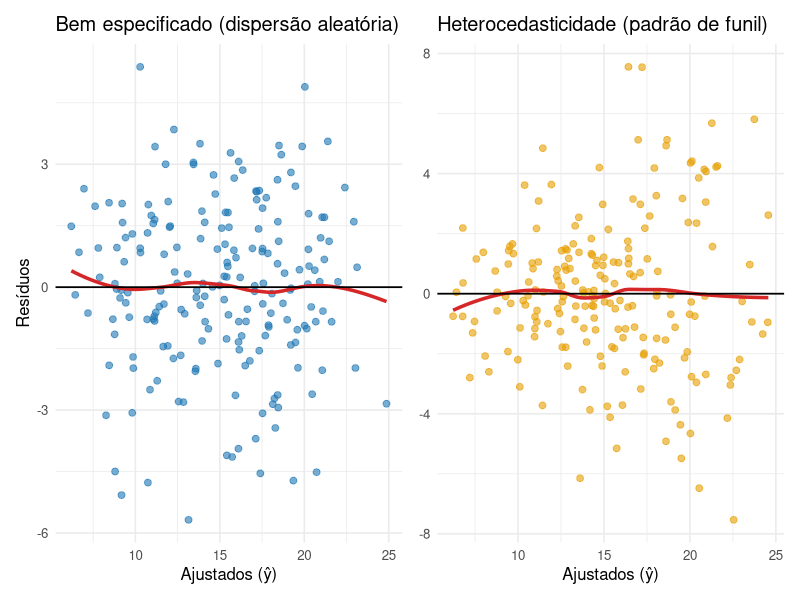
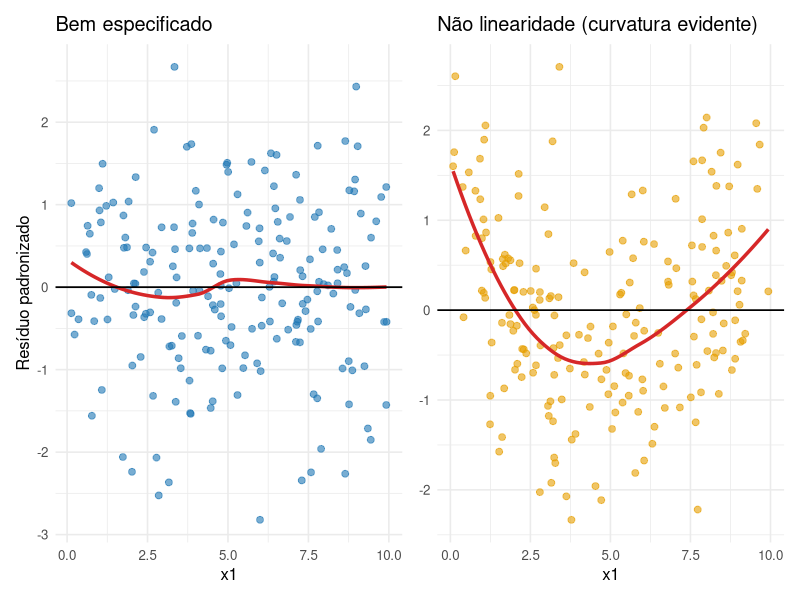
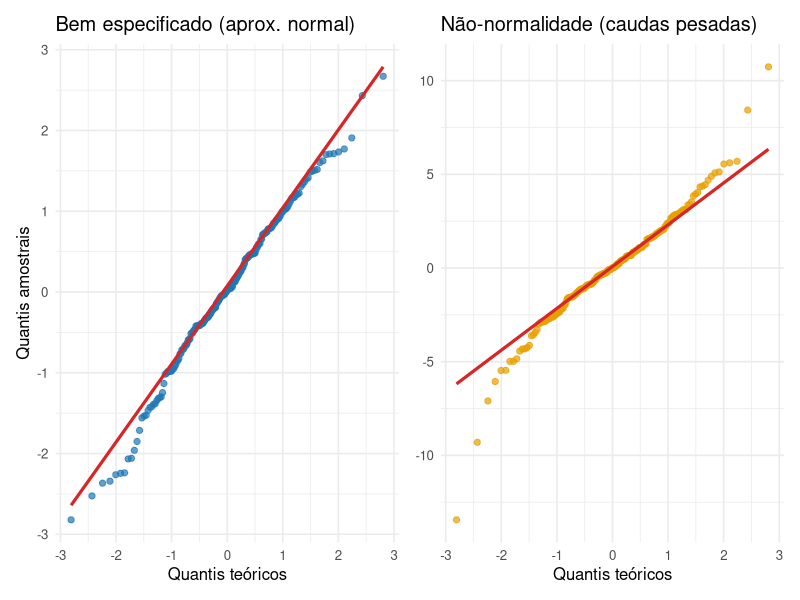
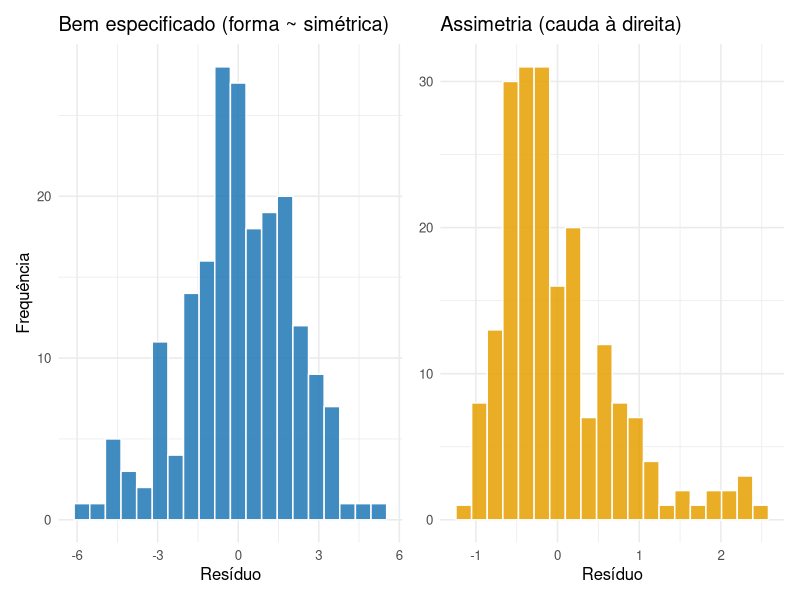
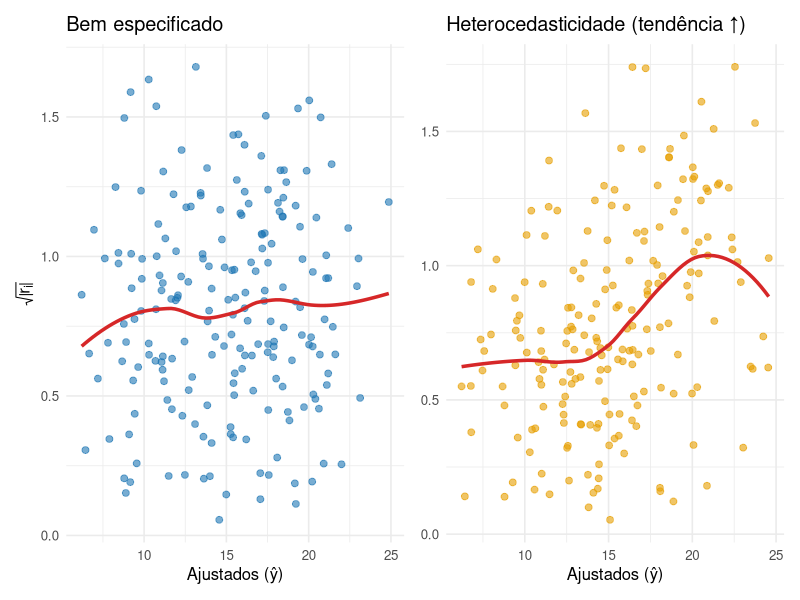
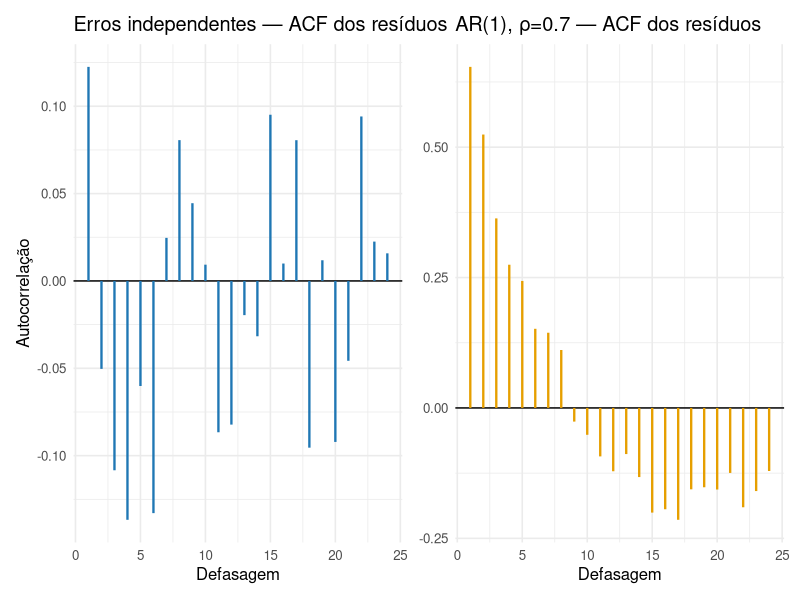
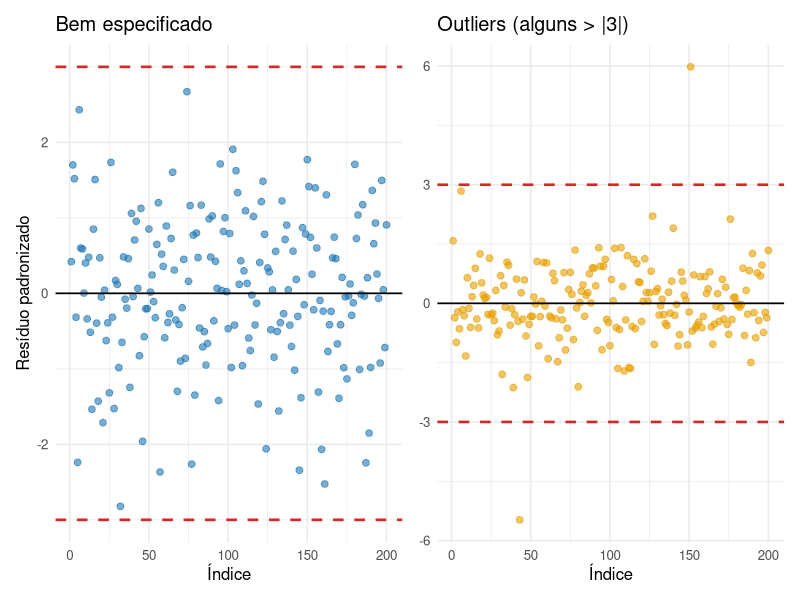
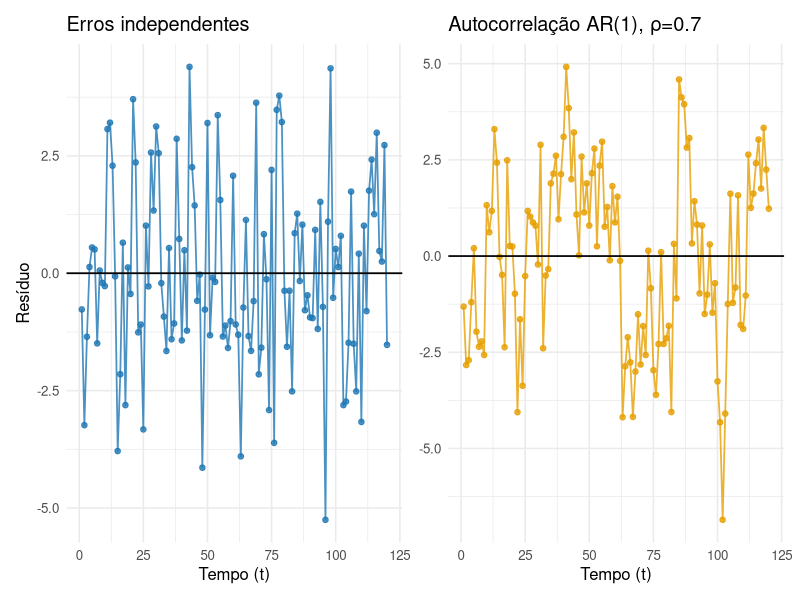

Source code (R) for these figures, in order:
## ---- chunk 1
#| echo: false
#| warning: false
#| message: false

# =========================
# 3.7 Diagnóstico (R)
# Conjunto de funções + geradores (equivalente ao Python)
# =========================

suppressPackageStartupMessages({
  library(dplyr)
  library(ggplot2)
  library(patchwork)
  library(MASS)       # rstudent()
})

# Paleta "python-like"
col_blue   <- "#1f77b4"
col_orange <- "#E69F00"
col_red    <- "#d62728"

# -------------------------
# Função auxiliar: ajuste + medidas de influência
# -------------------------
fit_ols <- function(df, formula = y ~ x1 + x2) {
  mod <- lm(formula, data = df)
  infl <- influence.measures(mod)   # cook.d, hat, dfbetas etc.
  
  hat   <- hatvalues(mod)
  resid <- residuals(mod)
  fitted <- fitted(mod)
  
  # "std_resid": semi-studentizado (interno)
  # rstandard(mod) usa sigma global e (1-h_ii)
  std_resid  <- rstandard(mod)
  
  # "stud_resid": studentizado externo (R-student)
  stud_resid <- rstudent(mod)
  
  cooks <- cooks.distance(mod)
  dfbetas_mat <- dfbetas(mod)  # n x (p+1)
  
  list(
    mod = mod,
    fitted = fitted,
    resid = resid,
    std_resid = std_resid,
    stud_resid = stud_resid,
    hat = hat,
    cooks = cooks,
    dfbetas = dfbetas_mat
  )
}

# -------------------------
# Geradores de cenários (equivalentes ao Python)
# -------------------------
make_ok <- function(n = 200, seed = 1) {
  set.seed(seed)
  x1 <- runif(n, 0, 10)
  x2 <- runif(n, 0, 10)
  eps <- rnorm(n, 0, 2.0)
  y <- 5 + 1.2*x1 + 0.8*x2 + eps
  tibble(y = y, x1 = x1, x2 = x2)
}

make_hetero <- function(n = 200, seed = 2) {
  set.seed(seed)
  x1 <- runif(n, 0, 10)
  x2 <- runif(n, 0, 10)
  sigma <- 0.8 + 0.35*x1
  eps <- rnorm(n, 0, sigma)
  y <- 5 + 1.2*x1 + 0.8*x2 + eps
  tibble(y = y, x1 = x1, x2 = x2)
}

make_nonlinear <- function(n = 200, seed = 3) {
  set.seed(seed)
  x1 <- runif(n, 0, 10)
  x2 <- runif(n, 0, 10)
  eps <- rnorm(n, 0, 2.0)
  y <- 5 + 1.2*x1 + 0.8*x2 + 0.15*(x1^2) + eps
  tibble(y = y, x1 = x1, x2 = x2)
}

make_heavy_tails <- function(n = 200, seed = 4, df = 3) {
  set.seed(seed)
  x1 <- runif(n, 0, 10)
  x2 <- runif(n, 0, 10)
  eps <- rt(n, df = df) * 2.0
  y <- 5 + 1.2*x1 + 0.8*x2 + eps
  tibble(y = y, x1 = x1, x2 = x2)
}

make_skew <- function(n = 200, seed = 5) {
  set.seed(seed)
  x1 <- runif(n, 0, 10)
  x2 <- runif(n, 0, 10)
  eps <- rlnorm(n, meanlog = 0, sdlog = 0.6)
  eps <- eps - exp(0 + 0.6^2/2) # centraliza
  y <- 5 + 1.2*x1 + 0.8*x2 + eps
  tibble(y = y, x1 = x1, x2 = x2)
}

make_influential <- function(n = 199, seed = 6) {
  set.seed(seed)
  x1 <- runif(n, 0, 10)
  x2 <- runif(n, 0, 10)
  eps <- rnorm(n, 0, 2.0)
  y <- 5 + 1.2*x1 + 0.8*x2 + eps
  df <- tibble(y = y, x1 = x1, x2 = x2)
  bind_rows(df, tibble(x1 = 25.0, x2 = 5.0, y = 5 + 1.2*25 + 0.8*5 + 18))
}
## ---- chunk 2
#| echo: false
#| warning: false
#| message: false
#| fig-cap: "Resíduos vs Ajustados: (esq.) modelo bem especificado; (dir.) heterocedasticidade (funil)."
#| fig-width: 12
#| fig-height: 4
#| dpi: 120
# =========================
# Resíduos vs Ajustados (OK vs Hetero)
# =========================

df_ok <- make_ok()
fit_ok <- fit_ols(df_ok)

df_he <- make_hetero()
fit_he <- fit_ols(df_he)

p_ok <- tibble(fitted = fit_ok$fitted, resid = fit_ok$resid) %>%
  ggplot(aes(x = fitted, y = resid)) +
  geom_point(alpha = 0.6, size = 2, color = col_blue) +
  geom_smooth(method = "loess", se = FALSE, linewidth = 1.2, color = col_red) +
  geom_hline(yintercept = 0, color = "black", linewidth = 0.6) +
  labs(
    title = "Bem especificado (dispersão aleatória)",
    x = "Ajustados (ŷ)",
    y = "Resíduos"
  ) +
  theme_minimal(base_size = 12)

p_he <- tibble(fitted = fit_he$fitted, resid = fit_he$resid) %>%
  ggplot(aes(x = fitted, y = resid)) +
  geom_point(alpha = 0.6, size = 2, color = col_orange) +
  geom_smooth(method = "loess", se = FALSE, linewidth = 1.2, color = col_red) +
  geom_hline(yintercept = 0, color = "black", linewidth = 0.6) +
  labs(
    title = "Heterocedasticidade (padrão de funil)",
    x = "Ajustados (ŷ)",
    y = NULL
  ) +
  theme_minimal(base_size = 12)

p_ok + p_he
## ---- chunk 3
#| echo: false
#| warning: false
#| message: false
#| fig-cap: "Resíduos padronizados vs x1: (esq.) modelo ok; (dir.) termo não linear omitido (curvatura)."
#| fig-width: 12
#| fig-height: 4
#| dpi: 120
# =========================
# Resíduos padronizados vs x1 (OK vs Não-linearidade)
# =========================

fit_ok <- fit_ols(df_ok)

df_nl <- make_nonlinear()
fit_nl <- fit_ols(df_nl)

p1 <- tibble(x1 = df_ok$x1, r = fit_ok$std_resid) %>%
  ggplot(aes(x = x1, y = r)) +
  geom_point(alpha = 0.6, size = 2, color = col_blue) +
  geom_smooth(method = "loess", se = FALSE, linewidth = 1.2, color = col_red) +
  geom_hline(yintercept = 0, color = "black", linewidth = 0.6) +
  labs(title = "Bem especificado", x = "x1", y = "Resíduo padronizado") +
  theme_minimal(base_size = 12)

p2 <- tibble(x1 = df_nl$x1, r = fit_nl$std_resid) %>%
  ggplot(aes(x = x1, y = r)) +
  geom_point(alpha = 0.6, size = 2, color = col_orange) +
  geom_smooth(method = "loess", se = FALSE, linewidth = 1.2, color = col_red) +
  geom_hline(yintercept = 0, color = "black", linewidth = 0.6) +
  labs(title = "Não linearidade (curvatura evidente)", x = "x1", y = NULL) +
  theme_minimal(base_size = 12)

p1 + p2
## ---- chunk 4
#| echo: false
#| fig-cap: "QQ-plot dos resíduos: (esq.) normalidade aproximada; (dir.) caudas pesadas."
#| fig-width: 12
#| fig-height: 4
#| dpi: 120
# =========================
# QQ-plot (OK vs Caudas pesadas)
# =========================

set.seed(1)
n <- 200
x1_ok <- runif(n, 0, 10); x2_ok <- runif(n, 0, 10)
y_ok  <- 5 + 1.2*x1_ok + 0.8*x2_ok + rnorm(n, 0, 2.0)

x1_t <- runif(n, 0, 10);  x2_t <- runif(n, 0, 10)
y_t  <- 5 + 1.2*x1_t + 0.8*x2_t + rt(n, df = 5)*2.0

df_ok2 <- tibble(y = y_ok, x1 = x1_ok, x2 = x2_ok)
df_t   <- tibble(y = y_t,  x1 = x1_t,  x2 = x2_t)

mod_ok2 <- lm(y ~ x1 + x2, data = df_ok2)
res_ok2 <- rstandard(mod_ok2)

mod_t <- lm(y ~ x1 + x2, data = df_t)
res_t <- residuals(mod_t)

pqq1 <- tibble(sample = res_ok2) %>%
  ggplot(aes(sample = sample)) +
  stat_qq(color = col_blue, alpha = 0.7, size = 1.8) +
  stat_qq_line(color = col_red, linewidth = 1.1) +
  labs(title = "Bem especificado (aprox. normal)", x = "Quantis teóricos", y = "Quantis amostrais") +
  theme_minimal(base_size = 12)

pqq2 <- tibble(sample = res_t) %>%
  ggplot(aes(sample = sample)) +
  stat_qq(color = col_orange, alpha = 0.7, size = 1.8) +
  stat_qq_line(color = col_red, linewidth = 1.1) +
  labs(title = "Não-normalidade (caudas pesadas)", x = "Quantis teóricos", y = NULL) +
  theme_minimal(base_size = 12)

pqq1 + pqq2
## ---- chunk 5
#| echo: false
#| fig-cap: "Histograma dos resíduos: (esq.) simétrico; (dir.) assimétrico (erro lognormal centralizado)."
#| fig-width: 12
#| fig-height: 4
#| dpi: 120
# =========================
# Histograma (OK vs Assimetria)
# =========================

fit_ok <- fit_ols(df_ok)

df_sk <- make_skew()
fit_sk <- fit_ols(df_sk)

h1 <- tibble(res = fit_ok$resid) %>%
  ggplot(aes(x = res)) +
  geom_histogram(bins = 20, color = "white", alpha = 0.85, fill = col_blue) +
  labs(title = "Bem especificado (forma ~ simétrica)", x = "Resíduo", y = "Frequência") +
  theme_minimal(base_size = 12)

h2 <- tibble(res = fit_sk$resid) %>%
  ggplot(aes(x = res)) +
  geom_histogram(bins = 20, color = "white", alpha = 0.85, fill = col_orange) +
  labs(title = "Assimetria (cauda à direita)", x = "Resíduo", y = NULL) +
  theme_minimal(base_size = 12)

h1 + h2
## ---- chunk 6
#| echo: false
#| warning: false
#| message: false
#| fig-cap: "Spread–Location (√|res| vs ajustados): (esq.) aleatório; (dir.) tendência ascendente (hetero)."
#| fig-width: 12
#| fig-height: 4
#| dpi: 120
# =========================
# Spread-Location (OK vs Hetero)
# =========================

sqrt_abs_ok <- sqrt(abs(fit_ok$std_resid))
sqrt_abs_he <- sqrt(abs(fit_he$std_resid))

sl1 <- tibble(fitted = fit_ok$fitted, v = sqrt_abs_ok) %>%
  ggplot(aes(x = fitted, y = v)) +
  geom_point(alpha = 0.6, size = 2, color = col_blue) +
  geom_smooth(method = "loess", se = FALSE, linewidth = 1.2, color = col_red) +
  labs(title = "Bem especificado", x = "Ajustados (ŷ)", y = expression(sqrt(abs(r[i])))) +
  theme_minimal(base_size = 12)

sl2 <- tibble(fitted = fit_he$fitted, v = sqrt_abs_he) %>%
  ggplot(aes(x = fitted, y = v)) +
  geom_point(alpha = 0.6, size = 2, color = col_orange) +
  geom_smooth(method = "loess", se = FALSE, linewidth = 1.2, color = col_red) +
  labs(title = "Heterocedasticidade (tendência ↑)", x = "Ajustados (ŷ)", y = NULL) +
  theme_minimal(base_size = 12)

sl1 + sl2
## ---- chunk 7
#| echo: false
#| warning: false
#| message: false
#| fig-cap: "Figura R8 — ACF dos resíduos: (esq.) erros independentes; (dir.) autocorrelação AR(1) evidente."
#| fig-width: 12
#| fig-height: 4
#| dpi: 120
# =========================
# ACF dos resíduos (IID vs AR1)
# =========================

set.seed(101)
n_t <- 120
x1_t <- seq(0, 10, length.out = n_t)
x2_t <- runif(n_t, 0, 10)

# erros iid
eps_iid <- rnorm(n_t, 0, 2)
y_ok_t  <- 5 + 1.2*x1_t + 0.8*x2_t + eps_iid

# erros AR(1)
rho <- 0.7
u <- rnorm(n_t, 0, 2)
eps_ar <- numeric(n_t)
for (t in 2:n_t) eps_ar[t] <- rho*eps_ar[t-1] + u[t]
y_bad_t <- 5 + 1.2*x1_t + 0.8*x2_t + eps_ar

df_t_ok  <- tibble(y = y_ok_t,  x1 = x1_t, x2 = x2_t)
df_t_bad <- tibble(y = y_bad_t, x1 = x1_t, x2 = x2_t)

res_ok_t  <- residuals(lm(y ~ x1 + x2, data = df_t_ok))
res_bad_t <- residuals(lm(y ~ x1 + x2, data = df_t_bad))

acf1 <- tibble(lag = 1:24, acf = acf(res_ok_t,  lag.max = 24, plot = FALSE)$acf[-1]) %>%
  ggplot(aes(x = lag, y = acf)) +
  geom_hline(yintercept = 0, color = "black", linewidth = 0.5) +
  geom_segment(aes(xend = lag, yend = 0), color = col_blue, linewidth = 0.8) +
  labs(title = "Erros independentes — ACF dos resíduos", x = "Defasagem", y = "Autocorrelação") +
  theme_minimal(base_size = 12)

acf2 <- tibble(lag = 1:24, acf = acf(res_bad_t, lag.max = 24, plot = FALSE)$acf[-1]) %>%
  ggplot(aes(x = lag, y = acf)) +
  geom_hline(yintercept = 0, color = "black", linewidth = 0.5) +
  geom_segment(aes(xend = lag, yend = 0), color = col_orange, linewidth = 0.8) +
  labs(title = "AR(1), ρ=0.7 — ACF dos resíduos", x = "Defasagem", y = NULL) +
  theme_minimal(base_size = 12)

acf1 + acf2
## ---- chunk 8
#| echo: false
#| fig-cap: "Resíduos padronizados vs índice: (esq.) sem extremos; (dir.) outliers evidentes (|r|>3)."
#| fig-width: 12
#| fig-height: 4
#| dpi: 120
# =========================
# Resíduos padronizados vs índice (OK vs Outliers)
# =========================

idx_ok <- seq_along(fit_ok$std_resid)

df_out <- make_ok(seed = 9)
df_out$y[c(6, 43, 151)] <- df_out$y[c(6, 43, 151)] + c(10, -11, 12)
fit_out <- fit_ols(df_out)
idx_out <- seq_along(fit_out$std_resid)

r1 <- tibble(i = idx_ok, r = fit_ok$std_resid) %>%
  ggplot(aes(x = i, y = r)) +
  geom_point(alpha = 0.6, size = 2, color = col_blue) +
  geom_hline(yintercept = 0, color = "black", linewidth = 0.6) +
  geom_hline(yintercept = c(-3, 3), linetype = "dashed", color = col_red, linewidth = 0.9) +
  labs(title = "Bem especificado", x = "Índice", y = "Resíduo padronizado") +
  theme_minimal(base_size = 12)

r2 <- tibble(i = idx_out, r = fit_out$std_resid) %>%
  ggplot(aes(x = i, y = r)) +
  geom_point(alpha = 0.6, size = 2, color = col_orange) +
  geom_hline(yintercept = 0, color = "black", linewidth = 0.6) +
  geom_hline(yintercept = c(-3, 3), linetype = "dashed", color = col_red, linewidth = 0.9) +
  labs(title = "Outliers (alguns > |3|)", x = "Índice", y = NULL) +
  theme_minimal(base_size = 12)

r1 + r2
## ---- chunk 9
#| echo: false
#| warning: false
#| message: false
#| fig-cap: "Resíduos vs tempo: (esq.) sem autocorrelação; (dir.) padrão típico de erro AR(1)."
#| fig-width: 12
#| fig-height: 4
#| dpi: 120
# =========================
# Resíduos vs tempo (IID vs AR1)
# =========================

fit_t_ok  <- fit_ols(df_t_ok)
fit_t_bad <- fit_ols(df_t_bad)

pt1 <- tibble(t = 1:n_t, resid = fit_t_ok$resid) %>%
  ggplot(aes(x = t, y = resid)) +
  geom_line(alpha = 0.8, linewidth = 0.6, color = col_blue) +
  geom_point(alpha = 0.8, size = 1.6, color = col_blue) +
  geom_hline(yintercept = 0, color = "black", linewidth = 0.6) +
  labs(title = "Erros independentes", x = "Tempo (t)", y = "Resíduo") +
  theme_minimal(base_size = 12)

pt2 <- tibble(t = 1:n_t, resid = fit_t_bad$resid) %>%
  ggplot(aes(x = t, y = resid)) +
  geom_line(alpha = 0.8, linewidth = 0.6, color = col_orange) +
  geom_point(alpha = 0.8, size = 1.6, color = col_orange) +
  geom_hline(yintercept = 0, color = "black", linewidth = 0.6) +
  labs(title = "Autocorrelação AR(1), ρ=0.7", x = "Tempo (t)", y = NULL) +
  theme_minimal(base_size = 12)

pt1 + pt2
## ---- chunk 10
#| echo: false
#| warning: false
#| message: false
#| fig-cap: "Resíduos vs variável omitida: (esq.) ruído aleatório; (dir.) tendência clara sugere variável ausente."
#| fig-width: 12
#| fig-height: 4
#| dpi: 120

suppressPackageStartupMessages({
  library(dplyr)
  library(ggplot2)
  library(patchwork)
})

set.seed(2025)

n_om <- 180
x1_o <- runif(n_om, 0, 10)
x2_o <- runif(n_om, 0, 10)
x3_o <- runif(n_om, 0, 8)
eps_o <- rnorm(n_om, 0, 2)

y_true <- 5 + 1.2*x1_o + 0.8*x2_o + 1.5*x3_o + eps_o

df_ok_om  <- tibble(y = y_true, x1 = x1_o, x2 = x2_o, x3 = x3_o)
df_bad_om <- dplyr::select(df_ok_om, -x3)   # <- evita conflito com select()

mod_ok  <- lm(y ~ x1 + x2 + x3, data = df_ok_om)
mod_bad <- lm(y ~ x1 + x2,      data = df_bad_om)

df_plot_ok <- df_ok_om %>% mutate(resid = resid(mod_ok))
df_plot_bd <- df_ok_om %>% mutate(resid = resid(mod_bad))  # usa x3 para revelar padrão

col_blue   <- "steelblue"
col_orange <- "darkorange2"
col_red    <- "red"

p1 <- ggplot(df_plot_ok, aes(x = x3, y = resid)) +
  geom_point(alpha = 0.6, size = 2, color = col_blue) +
  geom_smooth(method = "loess", formula = y ~ x, se = FALSE, linewidth = 1.2, color = col_red) +
  geom_hline(yintercept = 0, color = "black", linewidth = 0.6) +
  labs(
    title = "Modelo completo — resíduos aleatórios",
    x = "x3 (variável explicativa)",
    y = "Resíduo"
  ) +
  theme_minimal(base_size = 12)

p2 <- ggplot(df_plot_bd, aes(x = x3, y = resid)) +
  geom_point(alpha = 0.6, size = 2, color = col_orange) +
  geom_smooth(method = "loess", formula = y ~ x, se = FALSE, linewidth = 1.2, color = col_red) +
  geom_hline(yintercept = 0, color = "black", linewidth = 0.6) +
  labs(
    title = "x3 omitida — padrão sistemático nos resíduos",
    x = "x3 (variável omitida)",
    y = NULL
  ) +
  theme_minimal(base_size = 12)

p1 + p2
## ---- chunk 11
#| echo: false
#| fig-cap: "Alavancagem vs R-student: (esq.) sem pontos críticos; (dir.) ponto de alta alavancagem e Cook alto."
#| fig-width: 12
#| fig-height: 4
#| dpi: 120
# =========================
# Influence plot: hat vs R-student, marcando top Cook
# =========================

fit_ok  <- fit_ols(df_ok)
df_inf  <- make_influential()
fit_inf <- fit_ols(df_inf)

make_infl_df <- function(fit, color) {
  tibble(
    hat = fit$hat,
    stud = fit$stud_resid,
    cooks = fit$cooks,
    idx = seq_along(fit$hat),
    col = color
  )
}

d_ok  <- make_infl_df(fit_ok,  col_blue)
d_inf <- make_infl_df(fit_inf, col_orange)

top_idx_ok  <- d_ok$idx[order(d_ok$cooks, decreasing = TRUE)][1:min(3, nrow(d_ok))]
top_idx_inf <- d_inf$idx[order(d_inf$cooks, decreasing = TRUE)][1:min(3, nrow(d_inf))]

p_ok_inf <- ggplot(d_ok, aes(x = hat, y = stud)) +
  geom_point(alpha = 0.65, size = 2, color = col_blue) +
  geom_hline(yintercept = 0, color = "black", linewidth = 0.6) +
  geom_hline(yintercept = c(-2, 2), linetype = "dashed", color = "gray50", linewidth = 0.6) +
  geom_point(data = filter(d_ok, idx %in% top_idx_ok),
             aes(x = hat, y = stud), shape = 21, fill = NA, color = "black", size = 3.2, stroke = 1) +
  geom_text(data = filter(d_ok, idx %in% top_idx_ok),
            aes(label = idx), nudge_x = 0.01, nudge_y = 0.15, size = 3) +
  labs(title = "Bem especificado (sem influentes marcantes)",
       x = "Alavancagem (hii)", y = "Resíduo studentizado") +
  theme_minimal(base_size = 12)

p_inf_inf <- ggplot(d_inf, aes(x = hat, y = stud)) +
  geom_point(alpha = 0.65, size = 2, color = col_orange) +
  geom_hline(yintercept = 0, color = "black", linewidth = 0.6) +
  geom_hline(yintercept = c(-2, 2), linetype = "dashed", color = "gray50", linewidth = 0.6) +
  geom_point(data = filter(d_inf, idx %in% top_idx_inf),
             aes(x = hat, y = stud), shape = 21, fill = NA, color = "black", size = 3.2, stroke = 1) +
  geom_text(data = filter(d_inf, idx %in% top_idx_inf),
            aes(label = idx), nudge_x = 0.01, nudge_y = 0.15, size = 3) +
  labs(title = "Ponto influente (alta alavancagem + |res|)",
       x = "Alavancagem (hii)", y = NULL) +
  theme_minimal(base_size = 12)

p_ok_inf + p_inf_inf
## ---- chunk 12
#| echo: false
#| warning: false
#| message: false
#| fig-cap: "Distância de Cook — (esq.) modelo bem especificado; (dir.) com ponto influente evidente (linha 4/n)."
#| fig-width: 10
#| fig-height: 4
#| dpi: 120
# =========================
# Cook's distance (OK vs Influente)
# =========================

cook_df <- function(fit, color) {
  tibble(
    idx = seq_along(fit$cooks),
    cooks = fit$cooks,
    color = color
  )
}

c_ok  <- cook_df(fit_ok,  col_blue)
c_inf <- cook_df(fit_inf, col_orange)

thr <- 4 / nrow(c_inf)

pc1 <- ggplot(c_ok, aes(x = idx, y = cooks)) +
  geom_segment(aes(xend = idx, yend = 0), color = col_blue, linewidth = 0.7) +
  geom_point(color = col_blue, size = 1.6, alpha = 0.8) +
  labs(title = "Bem especificado", x = "Índice", y = "Cook's D") +
  theme_minimal(base_size = 12)

pc2 <- ggplot(c_inf, aes(x = idx, y = cooks)) +
  geom_segment(aes(xend = idx, yend = 0), color = col_orange, linewidth = 0.7) +
  geom_point(color = col_orange, size = 1.6, alpha = 0.8) +
  geom_hline(yintercept = thr, linetype = "dashed", color = "gray50", linewidth = 0.8) +
  annotate("text", x = max(c_inf$idx)*0.8, y = thr*1.1,
           label = paste0("4/n ≈ ", sprintf("%.3f", thr)),
           size = 3, color = "gray30") +
  labs(title = "Ponto influente evidente", x = "Índice", y = NULL) +
  theme_minimal(base_size = 12)

pc1 + pc2
## ---- chunk 13
#| echo: false
#| warning: false
#| message: false
#| fig-cap: "|DFFITS| — (esq.) modelo bem especificado; (dir.) com ponto influente. Linhas: 2*sqrt(p/n)."
#| fig-width: 10
#| fig-height: 4
#| dpi: 120
# =========================
# DFFITS (OK vs Influente)
# =========================

dff_ok  <- dffits(fit_ok$mod)
dff_inf <- dffits(fit_inf$mod)

p_ok  <- length(coef(fit_ok$mod))  # inclui intercepto
n_ok  <- nobs(fit_ok$mod)
p_inf <- length(coef(fit_inf$mod))
n_inf <- nobs(fit_inf$mod)

thr_ok  <- 2 * sqrt(p_ok / n_ok)
thr_inf <- 2 * sqrt(p_inf / n_inf)

d1 <- tibble(idx = seq_along(dff_ok),  d = abs(dff_ok))
d2 <- tibble(idx = seq_along(dff_inf), d = abs(dff_inf))

pd1 <- ggplot(d1, aes(x = idx, y = d)) +
  geom_segment(aes(xend = idx, yend = 0), color = col_blue, linewidth = 0.7) +
  geom_point(color = col_blue, size = 1.6, alpha = 0.8) +
  geom_hline(yintercept = thr_ok, linetype = "dashed", color = "gray50", linewidth = 0.8) +
  labs(title = "Bem especificado", x = "Índice", y = "|DFFITS|") +
  theme_minimal(base_size = 12)

pd2 <- ggplot(d2, aes(x = idx, y = d)) +
  geom_segment(aes(xend = idx, yend = 0), color = col_orange, linewidth = 0.7) +
  geom_point(color = col_orange, size = 1.6, alpha = 0.8) +
  geom_hline(yintercept = thr_inf, linetype = "dashed", color = "gray50", linewidth = 0.8) +
  labs(title = "Ponto influente", x = "Índice", y = NULL) +
  theme_minimal(base_size = 12)

pd1 + pd2
## ---- chunk 14
#| echo: false
#| fig-cap: "DFBETAS por parâmetro: (esq.) bem especificado; (dir.) observação impacta fortemente os coeficientes."
#| fig-width: 12
#| fig-height: 4.6
#| dpi: 120
# =========================
# DFBETAS (OK vs Influente)
# =========================

dfb_ok  <- as.data.frame(abs(fit_ok$dfbetas))
dfb_inf <- as.data.frame(abs(fit_inf$dfbetas))

dfb_ok$idx  <- seq_len(nrow(dfb_ok))
dfb_inf$idx <- seq_len(nrow(dfb_inf))

# nomes (Intercept, x1, x2) conforme lm()
nm <- colnames(fit_ok$dfbetas)

dfb_ok_long <- dfb_ok %>%
  dplyr::select(idx, all_of(nm)) %>%
  tidyr::pivot_longer(-idx, names_to = "param", values_to = "val")

dfb_inf_long <- dfb_inf %>%
  dplyr::select(idx, all_of(nm)) %>%
  tidyr::pivot_longer(-idx, names_to = "param", values_to = "val")

thr <- 2 / sqrt(nrow(dfb_ok))  # regra de bolso

p_dfb_ok <- ggplot(dfb_ok_long, aes(x = idx, y = val, color = param)) +
  geom_line(linewidth = 0.9) +
  geom_hline(yintercept = thr, linetype = "dashed", color = "gray50", linewidth = 0.8) +
  labs(title = "Bem especificado (efeitos pequenos)", x = "Índice", y = "|DFBETAS|") +
  theme_minimal(base_size = 12) +
  theme(legend.position = "right")

p_dfb_inf <- ggplot(dfb_inf_long, aes(x = idx, y = val, color = param)) +
  geom_line(linewidth = 0.9) +
  geom_hline(yintercept = thr, linetype = "dashed", color = "gray50", linewidth = 0.8) +
  labs(title = "Ponto influente (picos marcantes)", x = "Índice", y = NULL) +
  theme_minimal(base_size = 12) +
  theme(legend.position = "right")

p_dfb_ok + p_dfb_inf
